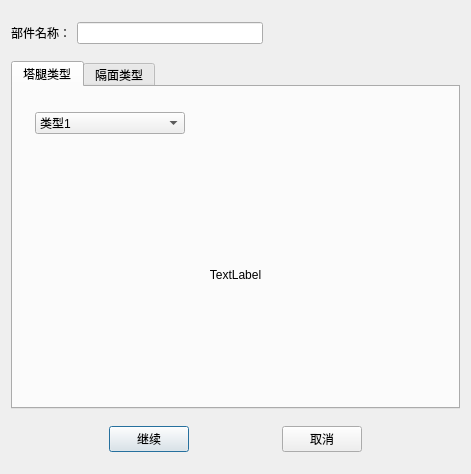
<?xml version="1.0" encoding="UTF-8"?>
<ui version="4.0">
 <class>ui_TowerLegTypeClass</class>
 <widget class="QDialog" name="ui_TowerLegTypeClass">
  <property name="geometry">
   <rect>
    <x>0</x>
    <y>0</y>
    <width>471</width>
    <height>474</height>
   </rect>
  </property>
  <property name="windowTitle">
   <string>生成塔腿部件</string>
  </property>
  <layout class="QVBoxLayout" name="verticalLayout">
   <item>
    <widget class="QWidget" name="widget_2" native="true">
     <layout class="QHBoxLayout" name="horizontalLayout_2">
      <property name="leftMargin">
       <number>0</number>
      </property>
      <item>
       <widget class="QLabel" name="label">
        <property name="text">
         <string>部件名称：</string>
        </property>
       </widget>
      </item>
      <item>
       <widget class="QLineEdit" name="part_name"/>
      </item>
      <item>
       <spacer name="horizontalSpacer_6">
        <property name="orientation">
         <enum>Qt::Horizontal</enum>
        </property>
        <property name="sizeHint" stdset="0">
         <size>
          <width>40</width>
          <height>20</height>
         </size>
        </property>
       </spacer>
      </item>
     </layout>
    </widget>
   </item>
   <item>
    <widget class="QTabWidget" name="tabWidget">
     <property name="currentIndex">
      <number>0</number>
     </property>
     <widget class="QWidget" name="tab_2">
      <attribute name="title">
       <string>塔腿类型</string>
      </attribute>
      <layout class="QVBoxLayout" name="verticalLayout_2">
       <item>
        <widget class="QWidget" name="widget_5" native="true">
         <property name="maximumSize">
          <size>
           <width>16777215</width>
           <height>50</height>
          </size>
         </property>
         <layout class="QHBoxLayout" name="horizontalLayout_5">
          <item>
           <widget class="QComboBox" name="combo_f">
            <property name="minimumSize">
             <size>
              <width>150</width>
              <height>0</height>
             </size>
            </property>
            <item>
             <property name="text">
              <string>类型1</string>
             </property>
            </item>
            <item>
             <property name="text">
              <string>类型2</string>
             </property>
            </item>
            <item>
             <property name="text">
              <string>类型3</string>
             </property>
            </item>
           </widget>
          </item>
          <item>
           <spacer name="horizontalSpacer">
            <property name="orientation">
             <enum>Qt::Horizontal</enum>
            </property>
            <property name="sizeHint" stdset="0">
             <size>
              <width>233</width>
              <height>20</height>
             </size>
            </property>
           </spacer>
          </item>
         </layout>
        </widget>
       </item>
       <item>
        <widget class="QLabel" name="label_f">
         <property name="text">
          <string>TextLabel</string>
         </property>
         <property name="alignment">
          <set>Qt::AlignCenter</set>
         </property>
        </widget>
       </item>
      </layout>
     </widget>
     <widget class="QWidget" name="tab_3">
      <attribute name="title">
       <string>隔面类型</string>
      </attribute>
      <layout class="QVBoxLayout" name="verticalLayout_4">
       <item>
        <widget class="QWidget" name="widget_6" native="true">
         <property name="maximumSize">
          <size>
           <width>16777215</width>
           <height>50</height>
          </size>
         </property>
         <layout class="QHBoxLayout" name="horizontalLayout_6">
          <item>
           <widget class="QComboBox" name="combo_g">
            <property name="minimumSize">
             <size>
              <width>150</width>
              <height>0</height>
             </size>
            </property>
            <item>
             <property name="text">
              <string>类型1</string>
             </property>
            </item>
            <item>
             <property name="text">
              <string>类型2</string>
             </property>
            </item>
            <item>
             <property name="text">
              <string>类型3</string>
             </property>
            </item>
            <item>
             <property name="text">
              <string>类型4</string>
             </property>
            </item>
            <item>
             <property name="text">
              <string>类型5</string>
             </property>
            </item>
            <item>
             <property name="text">
              <string>无隔面</string>
             </property>
            </item>
           </widget>
          </item>
          <item>
           <spacer name="horizontalSpacer_2">
            <property name="orientation">
             <enum>Qt::Horizontal</enum>
            </property>
            <property name="sizeHint" stdset="0">
             <size>
              <width>233</width>
              <height>20</height>
             </size>
            </property>
           </spacer>
          </item>
         </layout>
        </widget>
       </item>
       <item>
        <widget class="QLabel" name="label_g">
         <property name="text">
          <string>TextLabel</string>
         </property>
         <property name="alignment">
          <set>Qt::AlignCenter</set>
         </property>
        </widget>
       </item>
      </layout>
     </widget>
    </widget>
   </item>
   <item>
    <widget class="QWidget" name="widget_4" native="true">
     <layout class="QHBoxLayout" name="horizontalLayout_4">
      <item>
       <spacer name="horizontalSpacer_4">
        <property name="orientation">
         <enum>Qt::Horizontal</enum>
        </property>
        <property name="sizeHint" stdset="0">
         <size>
          <width>40</width>
          <height>20</height>
         </size>
        </property>
       </spacer>
      </item>
      <item>
       <widget class="QPushButton" name="btn_continue">
        <property name="text">
         <string>继续</string>
        </property>
       </widget>
      </item>
      <item>
       <spacer name="horizontalSpacer_3">
        <property name="orientation">
         <enum>Qt::Horizontal</enum>
        </property>
        <property name="sizeHint" stdset="0">
         <size>
          <width>40</width>
          <height>20</height>
         </size>
        </property>
       </spacer>
      </item>
      <item>
       <widget class="QPushButton" name="btn_cancle">
        <property name="text">
         <string>取消</string>
        </property>
       </widget>
      </item>
      <item>
       <spacer name="horizontalSpacer_5">
        <property name="orientation">
         <enum>Qt::Horizontal</enum>
        </property>
        <property name="sizeHint" stdset="0">
         <size>
          <width>40</width>
          <height>20</height>
         </size>
        </property>
       </spacer>
      </item>
     </layout>
    </widget>
   </item>
  </layout>
 </widget>
 <layoutdefault spacing="6" margin="11"/>
 <resources/>
 <connections/>
</ui>
